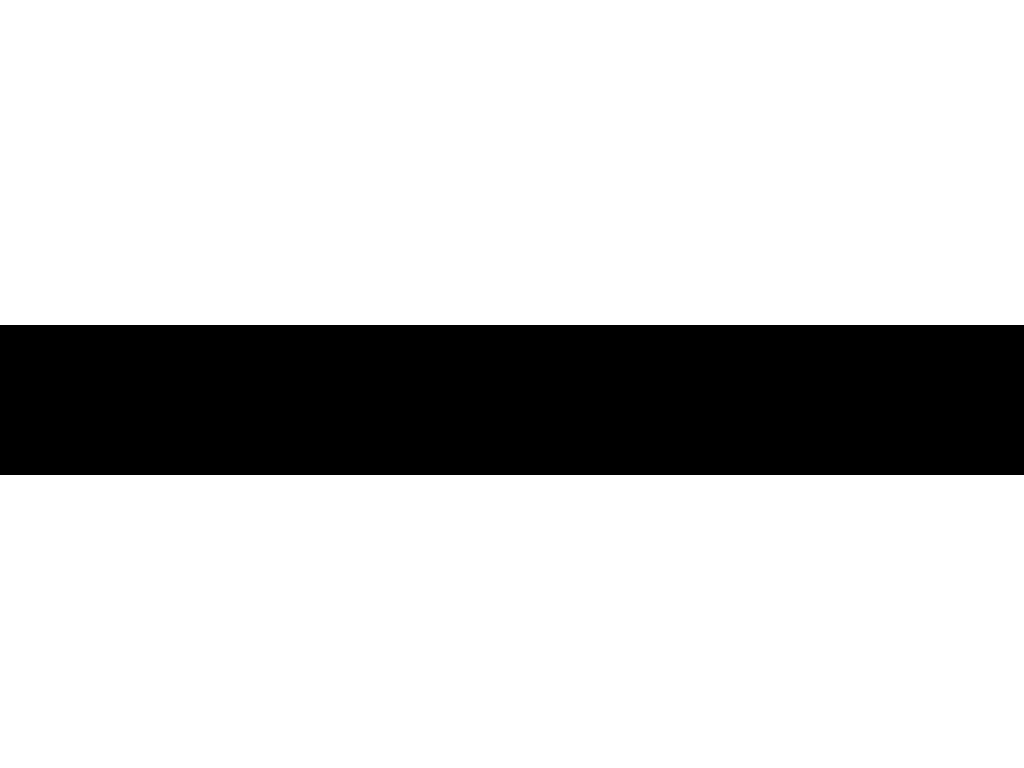
#> input picture First scripts/Data/straight_Line_150.png, 1024 x 768 px
$ python 'Test_hough polyfit.py'   (older library calls are emulated)
#> lines starting #> are read from the running program, lines starting #| are printed output that depends on the picture; after the words box and inside, x2 and y2 are one past the last pixel; in counts of white or black regions, pixels touching at a corner belong together
import cv2
import numpy as np
from matplotlib import pyplot as plt
import PIL
from PIL import Image
from matplotlib import pyplot as plt
from copy import deepcopy

# loading image and converting to grayscale:
img = cv2.imread('Data/straight_Line_150.png')
#> img is the input picture: shape (768, 1024, 3); 80.5% white; 1 black region, box (x1, y1, x2, y2) and area: (0, 325, 1024, 475) 153600
gray = cv2.cvtColor(img, cv2.COLOR_BGR2GRAY)
# alternatively:
# img = cv2.imread('Data/straight_Line_150.png',0)
im = Image.fromarray(img)

print(img.size)
#| 2359296


# edge detection and denoise
def auto_canny(image, sigma=0.33):
    # compute the median of the single channel pixel intensities
#> called with sigma = 0.33
    v = np.median(image)
#> v = 255

    # apply automatic Canny edge detection using the computed median
    lower = int(max(0, (1.0 - sigma) * v))
#> lower = 170
    upper = int(min(255, (1.0 + sigma) * v))
#> upper = 255
    edged = cv2.Canny(image, lower, upper, cv2.CV_64F, 5, True)
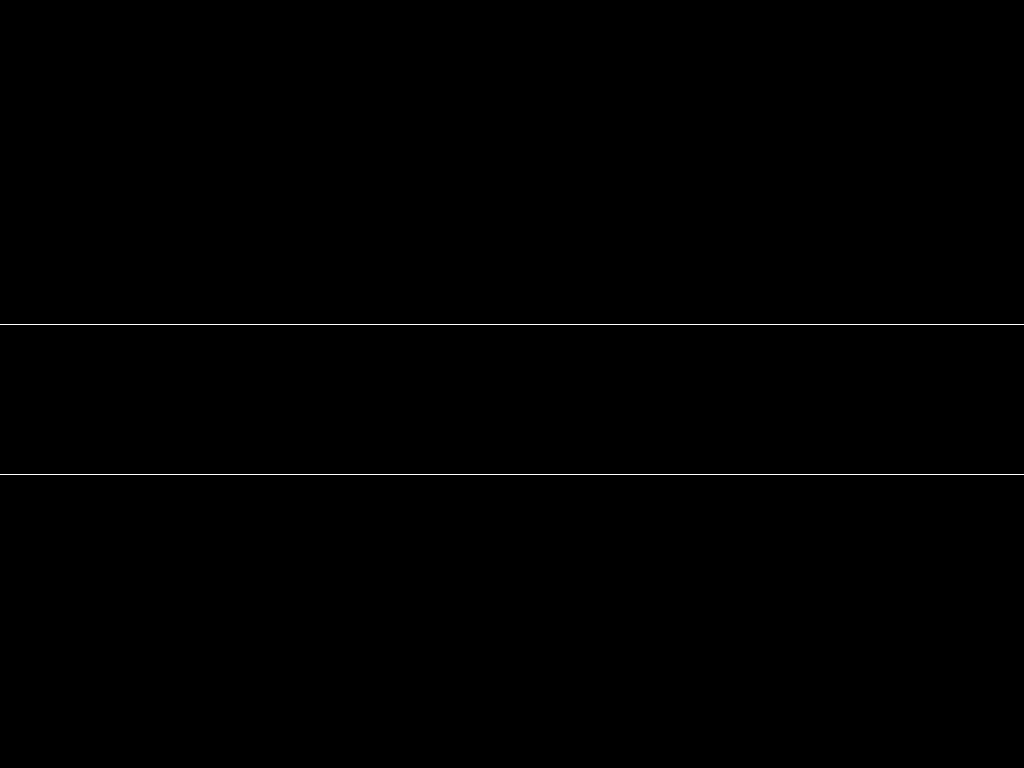
#> edged: shape (768, 1024); 0.26% white in thin lines or dots, all inside (x1, y1, x2, y2) = (0, 324, 1024, 475)

    # return the edged image
    return edged


edges = auto_canny(img)
# edges =  cv2.Canny(gray, 10, 20, cv2.CV_64F,5, True)

# deepcopy because of pointer/real copy problem
# img_det =deepcopy(img)
img_det = np.copy(img)

print('im')
print(im)
#| <PIL.Image.Image image mode=RGB size=1024x768 at 0x7F2C42C64D50>
print('img')
print(img)
#> (printed output is left out)
print('gray')
print(gray)
#> (printed output is left out)
print('edge')
print(edges)
#> (printed output is left out)
plt.subplot(2, 2, 1), plt.imshow(img), plt.title('Original Image')
plt.subplot(2, 2, 2), plt.imshow(gray, cmap='gray'), plt.title('gray')
plt.subplot(2, 2, 3), plt.imshow(edges, cmap='gray'), plt.title('Edges')
plt.subplot(2, 2, 4), plt.imshow(im), plt.title('im')
plt.show()
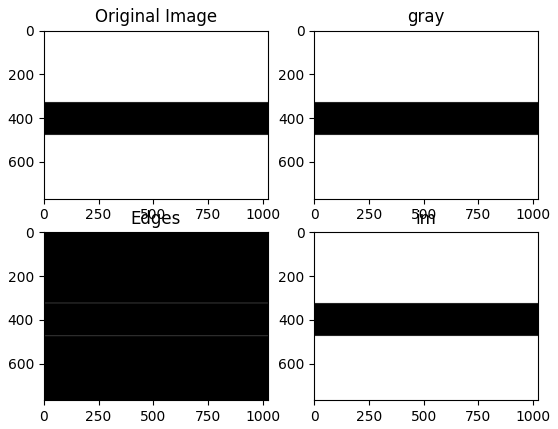
#> figure drawn by matplotlib, 4 panels

# search biggest accumulation of 1's in horiz. slices of the binary image and definae a window.
#> (the run stopped early here; a loop or call above may not have finished)

$ run again, with First scripts/Data/NormalInclined_Line_150.png copied over First scripts/Data/straight_Line_150.png
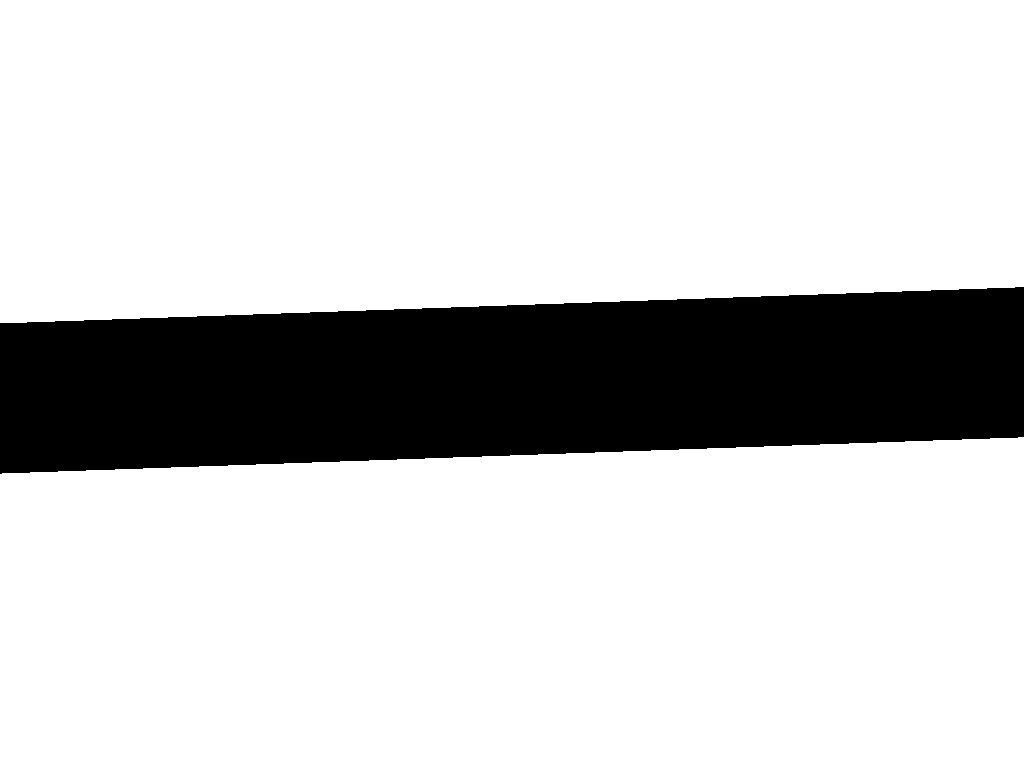
#> input picture First scripts/Data/NormalInclined_Line_150.png, 1024 x 768 px
#> img is the input picture: shape (768, 1024, 3); 80.5% white; 1 black region, box (x1, y1, x2, y2) and area: (0, 287, 1024, 474) 153700
#| 2359296
#> v = 255
#> lower = 170
#> upper = 255
#> in auto_canny, `edged = cv2.Canny(image, lower, upper, cv2.CV_64F, 5, True)`:
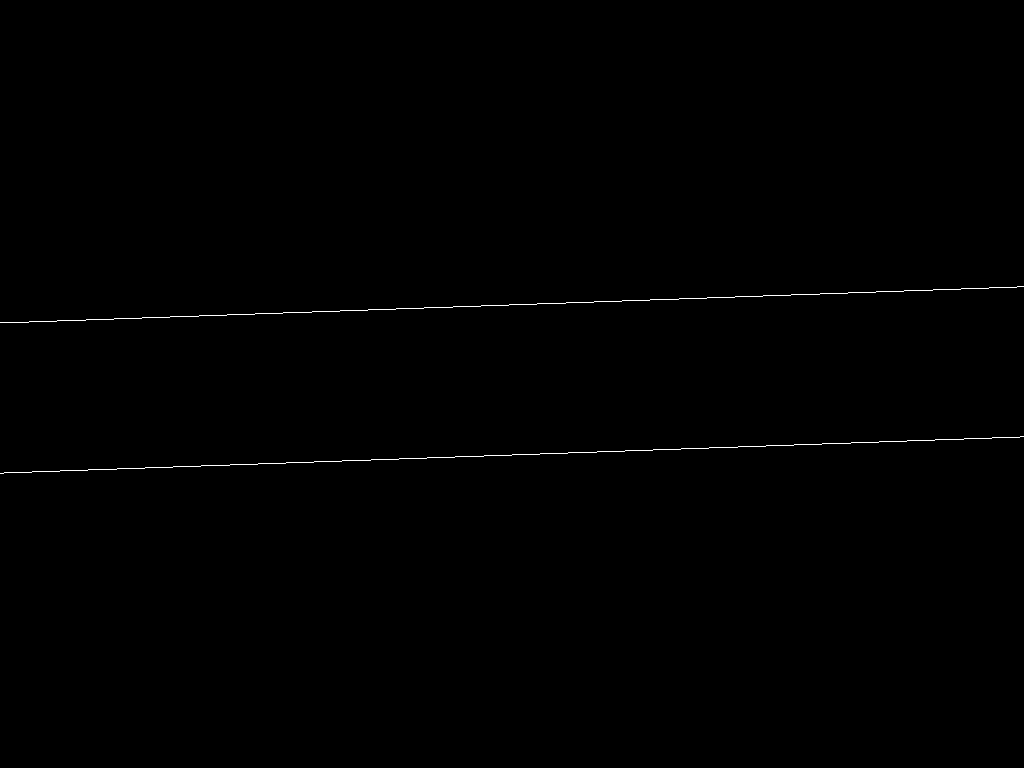
#> edged: shape (768, 1024); 0.26% white in thin lines or dots, all inside (x1, y1, x2, y2) = (0, 286, 1024, 474)
#| <PIL.Image.Image image mode=RGB size=1024x768 at 0x7F2C42C73D90>
#> (printed output is left out)
#> (printed output is left out)
#> (printed output is left out)
#> `plt.show()`:
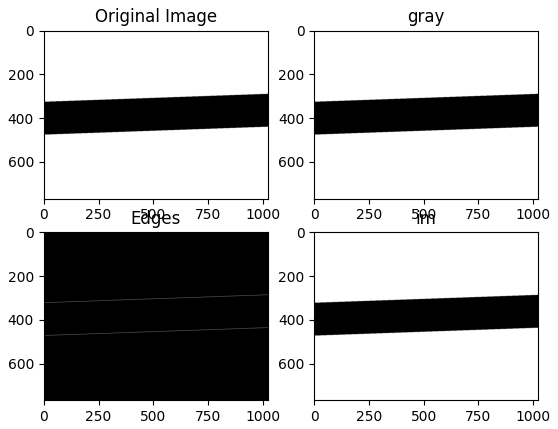
#> figure drawn by matplotlib, 4 panels
